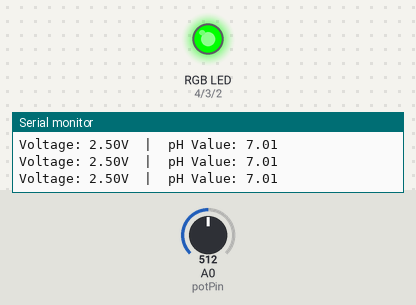
Bench run of a sketch on a simulated Arduino Uno, built with avr-gcc and run on an emulated ATmega328P. Shown: an RGB LED mixed from three pins (HIGH = lit), the last lines printed to the serial monitor. Inputs (shaded band) come from the test bench; at power-on: A0 (potPin) = 512.

Above: at 1.2 s.
1.3 s: A0 (potPin) set to 358
2.8 s: A0 (potPin) set to 333
At 4.2 s:
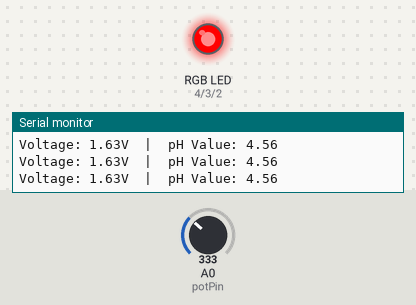
4.5 s: A0 (potPin) set to 692
At 5.7 s:
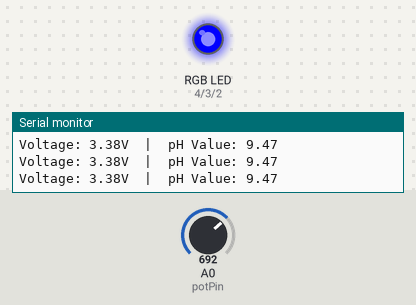
6.0 s: A0 (potPin) set to 672
At 7.2 s:
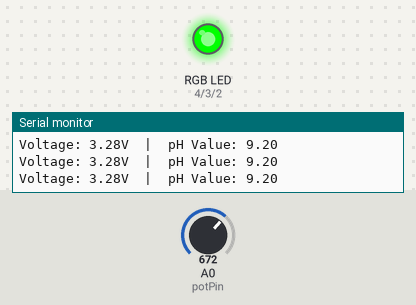
7.5 s: A0 (potPin) set to 716
At 8.6 s:
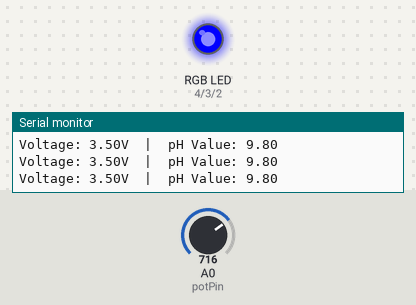
Timing chart, 0 to 10.0 s (numbered marks = the images above; inputs shaded):
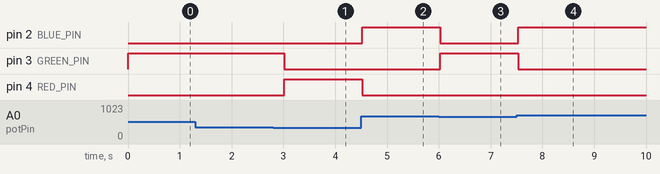

Measured:
- the behaviour switches between 341 and 340 on A0 (potPin) (found by bisection; images 0 and 1)
- the behaviour switches between 682 and 681 on A0 (potPin) (found by bisection; images 2 and 3)
- after the input at 2.8 s, pin 3 (GREEN_PIN): HIGH → LOW after 0.21 s; pin 4 (RED_PIN): LOW → HIGH after 0.21 s
- after the input at 4.5 s, pin 2 (BLUE_PIN): LOW → HIGH at once; pin 4 (RED_PIN): HIGH → LOW at once
- after the input at 6.0 s, pin 2 (BLUE_PIN): HIGH → LOW at once; pin 3 (GREEN_PIN): LOW → HIGH at once
- after the input at 7.5 s, pin 2 (BLUE_PIN): LOW → HIGH at once; pin 3 (GREEN_PIN): HIGH → LOW at once

The sketch:

sketch.ino
```cpp
const int potPin = A0;   // Analog pin connected to the potentiometer

// RGB LED Pins
const int RED_PIN = 4;
const int GREEN_PIN = 3;
const int BLUE_PIN = 2;

void setup() {
  // Initialize serial communication at 9600 bits per second:
  Serial.begin(9600);

  pinMode(RED_PIN, OUTPUT);
  pinMode(GREEN_PIN, OUTPUT);
  pinMode(BLUE_PIN, OUTPUT);

  Serial.println("pH Sensor Simulation Started");
}

void loop() {
  int sensorValue;

  noInterrupts();
  sensorValue = analogRead(potPin);
  interrupts();

  // --- MATH CONVERSIONS ---
  // Convert raw analog reading (0-1023) to Voltage (0.0V - 5.0V)
  float voltage = (sensorValue * 5.0) / 1023.0;

  // Convert raw analog reading (0-1023) to pH scale (0.0 - 14.0)
  float pHValue = (sensorValue * 14.0) / 1023.0;

  // --- PRINT TO SERIAL MONITOR ---
  Serial.print("Voltage: ");
  Serial.print(voltage, 2);       // Prints voltage with 2 decimal places
  Serial.print("V  |  pH Value: ");
  Serial.println(pHValue, 2);     // Prints pH with 2 decimal places

  // Option 1 Logic: Hard steps for Red, Green, and Blue
  if (sensorValue < 341) {          // Low Range (0 to 340)
    digitalWrite(RED_PIN, HIGH);
    digitalWrite(GREEN_PIN, LOW);
    digitalWrite(BLUE_PIN, LOW);
  }
  else if (sensorValue < 682) {     // Mid Range (341 to 681)
    digitalWrite(RED_PIN, LOW);
    digitalWrite(GREEN_PIN, HIGH);
    digitalWrite(BLUE_PIN, LOW);
  }
  else {                            // High Range (682 to 1023)
    digitalWrite(RED_PIN, LOW);
    digitalWrite(GREEN_PIN, LOW);
    digitalWrite(BLUE_PIN, HIGH);
  }

  delay(250); // Increased slightly to 250ms so the Serial Monitor text doesn't scroll too fast to read
}
```
